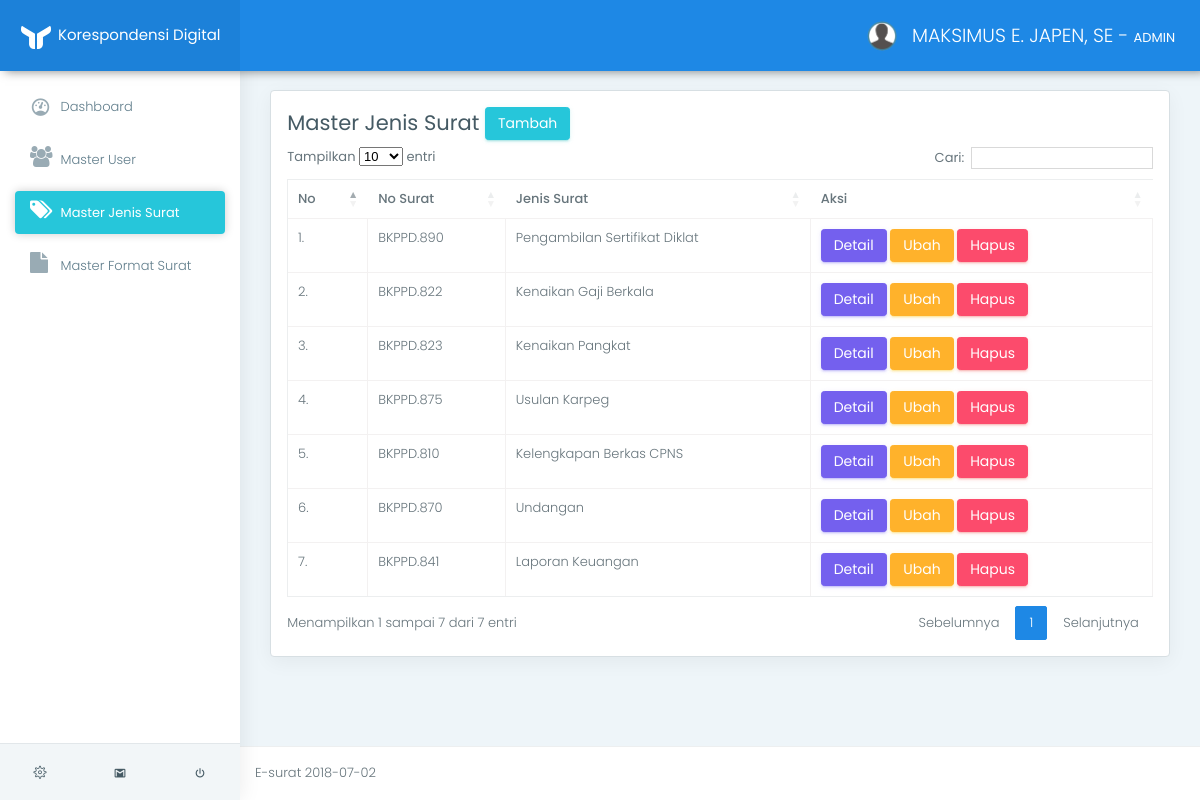
The page /app/index.php?page=view_jenis_surat (signed in) on the database its author committed.
### tables this page shows
CREATE TABLE `tb_user` (
  `id_user` varchar(11) NOT NULL,
  `nip` varchar(50) NOT NULL,
  `nama` varchar(100) NOT NULL,
  `id_jabatan` int(11) NOT NULL,
  `gambar` varchar(100) NOT NULL
);

CREATE TABLE `tb_jenis_surat` (
  `id_jenis_surat` int(11) NOT NULL,
  `no_surat` varchar(50) NOT NULL,
  `jenis_surat` varchar(50) NOT NULL,
  `isi_surat` text NOT NULL,
  `lampiran` text NOT NULL
);

### app/helper/koneksi.php (called while the page is built, shortened)
<?php
class Koneksi {
	private $koneksi;
	function __construct(){
		$this->koneksi = new mysqli("localhost","root","","db_e_surat");
	}
	public function setQuery($sql){
		return $this->koneksi->query($sql);
	}
}
 ?>

### app/helper/auth.php (called while the page is built, shortened)
<?php
include 'crud.php';
class Auth {
	public function isKepalaBadan(){
		return ($_SESSION['sess_user']['sess_status'] == "KEPALA BADAN");
	}
	public function isAdmin(){
		return ($_SESSION['sess_user']['sess_status'] == "ADMIN");
	}
	public function getUser($id_user){
		$sql    = "SELECT * FROM tb_user WHERE id_user = '$id_user'";
		$crud   = new Crud();
		$result = $crud->view($sql);
		return $result[0]['nama'];
	}
}
 ?>

### app/helper/crud.php (called while the page is built, shortened)
<?php
include_once 'koneksi.php';
class Crud {
	function __construct(){
		$this->koneksi = new Koneksi();
	}
	public function view($sql){
		$result = $this->koneksi->setQuery($sql);
		$data = [];
        while ($row = $result->fetch_assoc()) {
            $data[] = $row;
        }
        return $data;
	}
}
 ?>

### app/m_jenis_surat/view.php (the view)
<div class="row">
    <div class="col-lg-12">
        <div class="card">
            <div class="card-block">
                <h3>
                    Master Jenis Surat
                    <a href="index.php?page=add_jenis_surat" class="btn btn-success">Tambah</a>
                </h3>
                <table class="table table-stripped table-bordered" id="data_table">
                    <thead>
                        <tr>
                            <th>No</th>
                            <th>No Surat</th>
                            <th>Jenis Surat</th>
                            <th>Aksi</th>
                        </tr>
                    </thead>
                    <tbody>
                        <?php
                            $crud   = new Crud();
                            $result = $crud->view("SELECT * FROM tb_jenis_surat");
                            $no = 1;
                            foreach ($result as $value):
                        ?>
                        <tr>
                            <td><?= $no++."." ?></td>
                            <td><?= $value['no_surat'] ?></td>
                            <td><?= $value['jenis_surat'] ?></td>
                            <td>
                                <a href="index.php?page=detail&id_jenis_surat=<?= $value['id_jenis_surat'] ?>" class="btn btn-primary">Detail</a>
                                <a href="index.php?page=edit_jenis_surat&id_jenis_surat=<?= $value['id_jenis_surat'] ?>" class="btn btn-warning">Ubah</a>
                                <a href="index.php?page=delete_jenis_surat&id_jenis_surat=<?= $value['id_jenis_surat'] ?>" onClick="return confirm('Data Akan Dihapus !')" class="btn btn-danger">Hapus</a>
                            </td>
                        </tr>
                        <?php endforeach ?>
                    </tbody>
                </table>
            </div>
        </div>
    </div>
</div>

### app/index.php (shortened to what this page needs)
<?php
include "helper/auth.php";
$auth = new Auth();
?>
<!DOCTYPE html>
<html lang="en">
<head>
	<link href="../assets/css/box.css" rel="stylesheet">
	<link href="../assets/plugins/bootstrap/css/bootstrap.min.css" rel="stylesheet">
	<link href="../assets/plugins/c3-master/c3.min.css" rel="stylesheet">
	<link href="../assets/css/style.css" rel="stylesheet">
	<link href="../assets/css/colors/blue.css" id="theme" rel="stylesheet">
	<link rel="stylesheet" href="https://cdn.datatables.net/1.10.16/css/dataTables.bootstrap4.min.css">
	<link rel="stylesheet" href="https://cdn.datatables.net/buttons/1.5.1/css/buttons.dataTables.min.css">
	<link href="https://cdnjs.cloudflare.com/ajax/libs/select2/4.0.6-rc.0/css/select2.min.css" rel="stylesheet" />
</head>
<body class="fix-header fix-sidebar card-no-border">
	<div id="main-wrapper">
		<header class="topbar">
			<nav class="navbar top-navbar navbar-toggleable-sm navbar-light">
				<div class="navbar-header">
					<a class="navbar-brand" href="index.html">
						<b>
							<img src="../assets/images/logo-light-icon.png" alt="homepage" class="light-logo" />
						</b>
						<span>
						 <b style="font-size:15px;color:white">Korespondensi Digital</b>
				</div>
				<div class="navbar-collapse">
					<ul class="navbar-nav mr-auto mt-md-0">
						<li class="nav-item"> <a class="nav-link nav-toggler hidden-md-up text-muted waves-effect waves-dark" href="javascript:void(0)"><i class="mdi mdi-menu"></i></a> </li>
					</ul>
					<ul class="navbar-nav my-lg-0">
						<li class="nav-item dropdown">
							<a class="nav-link dropdown-toggle text-muted waves-effect waves-dark" href="" data-toggle="dropdown" aria-haspopup="true" aria-expanded="false"><img src="../assets/images/user.png" alt="user" class="profile-pic m-r-10" />
								<?= $auth->getUser($_SESSION['sess_user']['sess_id_user'])." - <b>".$_SESSION['sess_user']['sess_status']."</b>" ?>
							</a>
						</li>
					</ul>
				</div>
			</nav>
		</header>
		<aside class="left-sidebar">
			<div class="scroll-sidebar">
				<nav class="sidebar-nav">
					<ul id="sidebarnav">
					<li>
						<a class="waves-effect waves-dark" href="index.php?page=view_dashbord" aria-expanded="false"><i class="mdi mdi-gauge"></i><span class="hide-menu"> Dashboard</span></a>
					</li>
					<?php if($auth->isKepalaBadan()): ?>
						<li>
							<a class="waves-effect waves-darkenvelope-open" href="index.php?page=view_surat_masuk_tu" aria-expanded="false"><i class="fa fa-envelope-open"></i><span class="hide-menu"> Surat Masuk</span></a>
						</li>
						<li>
							<a class="waves-effect waves-dark" href="index.php?page=view_surat_keluar" aria-expanded="false"><i class="fa fa-envelope"></i><span class="hide-menu">Surat Keluar</span></a>
						</li>
					<?php elseif($auth->isAdmin()): ?>
						<li>
							<a class="waves-effect waves-dark" href="index.php?page=view_user" aria-expanded="false"><i class="fa fa-users"></i><span class="hide-menu"> Master User</span></a>
						</li>
						<li>
							<a class="waves-effect waves-dark" href="index.php?page=view_jenis_surat" aria-expanded="false"><i class="fa fa-tags"></i><span class="hide-menu"> Master Jenis Surat</span></a>
						</li>
						<li>
							<a class="waves-effect waves-dark" href="index.php?page=view_format_surat" aria-expanded="false"><i class="fa fa-file"></i><span class="hide-menu"> Master Format Surat</span></a>
						</li>
					<?php endif ?>
					</ul>
				</nav>
			</div>
			<div class="sidebar-footer">
				<a href="" class="link" data-toggle="tooltip" title="Settings"><i class="ti-settings"></i></a>
				<a href="" class="link" data-toggle="tooltip" title="Email"><i class="mdi mdi-gmail"></i></a>
				<a href="../logout.php" class="link" data-toggle="tooltip" title="Logout"><i class="mdi mdi-power"></i></a> </div>
		</aside>
		<div class="page-wrapper">
			<div class="container-fluid"><br>
				<?php
				$page = isset( $_GET['page'])?$_GET['page']:"";
				if($page){
					if($page == "view_dashbord"){
						include "dashbord/view.php";
					}else if($page == "view_user"){
						include "m_pegawai/view.php";
					}else if($page == "add_user"){
						include "m_pegawai/add_form.php";
					}else if($page == "edit"){
						include "m_pegawai/edit_form.php";
					}else if($page == "delete"){
						include "m_pegawai/delete.php";
					}
					else if($page == "view_jenis_surat"){
						include "m_jenis_surat/view.php";
					}else if($page == "add_jenis_surat"){
						include "m_jenis_surat/add_form.php";
					}else if($page == "detail"){
						include "m_jenis_surat/detail.php";
					}else if($page == "edit_jenis_surat"){
						include "m_jenis_surat/edit_form.php";
					}else if($page == "delete_jenis_surat"){
						include "m_jenis_surat/delete.php";
					}
				}else{
					include "dashbord/view.php";
				}
				?>
			</div>
			<footer class="footer"> E-surat <?= date("Y-m-d") ?> </footer>
		</div>
	</div>
</body>
</html>

### assets/css/colors/blue.css (style rules this page uses)
.topbar { background: #1e88e5; }
.topbar .navbar-header { background: rgba(0, 0, 0, 0.05); }
.topbar .top-navbar .navbar-header .navbar-brand .light-logo { display: inline-block; color: rgba(255, 255, 255, 0.8); }
.topbar .navbar-light .navbar-nav .nav-item > a.nav-link { color: #ffffff !important; }
.sidebar-nav { background: #fff; }
.sidebar-nav ul li a { color: #607d8b; }
.sidebar-nav ul li a.active, .sidebar-nav ul li a:hover { color: #26c6da; }
.sidebar-nav ul li a.active { color: #263238; }
.sidebar-nav > ul > li.active > a, .sidebar-nav > ul > li.active:hover > a { color: #ffffff; background: #26c6da; }
.sidebar-nav > ul > li.active > a i, .sidebar-nav > ul > li.active:hover > a i { color: #ffffff; }
.sidebar-nav > ul > li.active > a:after, .sidebar-nav > ul > li.active:hover > a:after { border-color: #ffffff; }
.sidebar-nav > ul > li > a.active i, .sidebar-nav > ul > li > a:hover i { color: #26c6da; }
.sidebar-nav > ul > li > a i { color: #99abb4; }
.sidebar-nav > ul > li > a.active { font-weight: 400; background: #ffffff; color: #1e88e5; }
.card-no-border .sidebar-nav > ul > li > a.active { color: #ffffff; background: #26c6da; }
.card-no-border .sidebar-nav > ul > li > a.active i { color: #ffffff; }
.card-no-border .sidebar-nav > ul > li > a.active:after { border-color: #ffffff; }

### app/index.php (style rules this page uses)
* { font-size: 13px; line-height: 1.428; }

### rows shown on the page
tb_user: nama "MAKSIMUS E. JAPEN, SE"
tb_jenis_surat: no_surat "BKPPD.890", jenis_surat "Pengambilan Sertifikat Diklat"
tb_jenis_surat: no_surat "BKPPD.822", jenis_surat "Kenaikan Gaji Berkala"
tb_jenis_surat: no_surat "BKPPD.823", jenis_surat "Kenaikan Pangkat"
tb_jenis_surat: no_surat "BKPPD.875", jenis_surat "Usulan Karpeg"
tb_jenis_surat: no_surat "BKPPD.810", jenis_surat "Kelengkapan Berkas CPNS"
tb_jenis_surat: no_surat "BKPPD.870", jenis_surat "Undangan"
tb_jenis_surat: no_surat "BKPPD.841", jenis_surat "Laporan Keuangan"

### other values the page prints
$_SESSION['sess_user']['sess_status'] "ADMIN"
